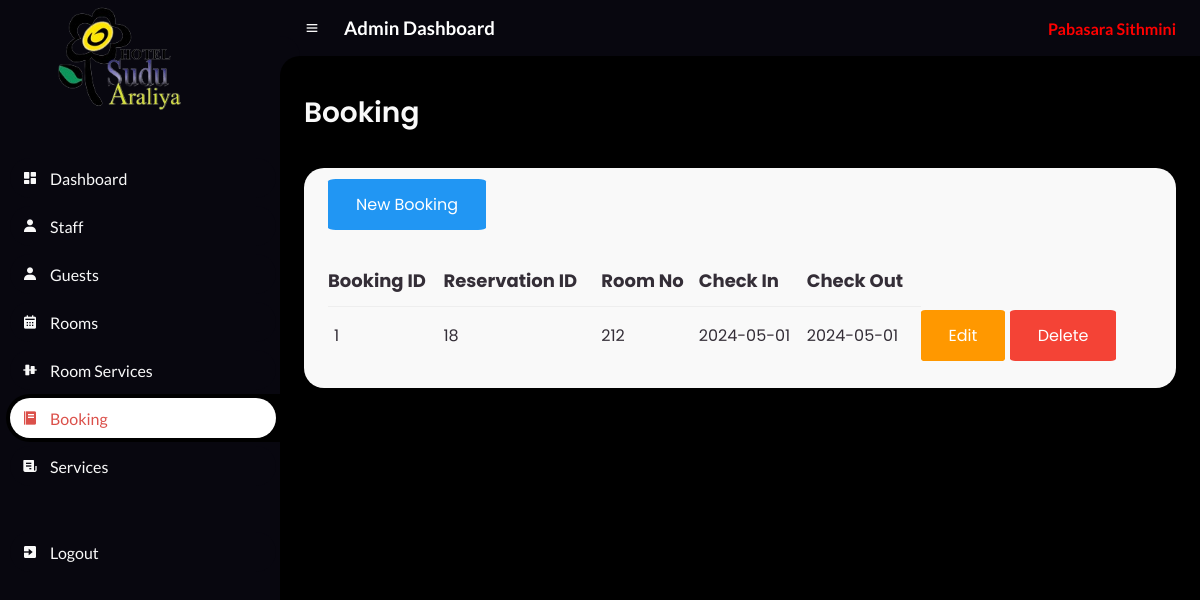
Page /Admin/Booking.php (signed in) on the committed database.
### tables this page shows
CREATE TABLE `booking` (
  `id` int(50) NOT NULL,
  `Reservation_ID` int(50) NOT NULL,
  `Room_No` int(50) NOT NULL,
  `Check_In_Date` date NOT NULL,
  `Check_Out_Date` date NOT NULL
);

### Admin/BookingBody.php (the view, shortened to what this page needs)
<main>
	<div class="head-title">
		<div class="left">
			<h1>Booking</h1>
		</div>
	</div>
	<div class="table-data">
		<div class="order">
        <a class="btn info" href="Booking_Create.php" role="button"> New Booking</a>
			<br><br><br>
			<table class="table">
				<thead>
					<tr>
						<th style="font-size: large;">Booking ID</th>
						<th style="font-size: large;">Reservation ID</th>
						<th style="font-size: large;">Room No</th>
						<th style="font-size: large;">Check In</th>
						<th style="font-size: large;">Check Out</th>
					</tr>
				</thead>
				<tbody>
					<?php
					$servername = "localhost";
					$username = "root";
					$password = "";
					$database = "hms";
					$connection = new mysqli($servername, $username, $password, $database);
					$sql = "SELECT * FROM booking";
					$result = $connection->query($sql);
					while ($row = $result->fetch_assoc()) {
						echo "
                    <tr>
                    <td>$row[id]</td>
                    <td>$row[Reservation_ID]</td>
                    <td>$row[Room_No]</td>
					<td>$row[Check_In_Date]</td>
					<td>$row[Check_In_Date]</td>
                    <td >
                        <a class='btn warning btn-sm' href='Booking_Edit.php?id=$row[id]'>Edit</a>
                        <a class='btn danger btn-sm' href='Booking_Delete.php?id=$row[id]'>Delete</a>
                    </td>
                </tr>
                    ";
					}
					?>
				</tbody>
			</table>
		</div>
	</div>
</main>

### Admin/css/style.css (style rules this page uses)
* { margin: 0; padding: 0; box-sizing: border-box; }
a { text-decoration: none; }
:root { --poppins: 'Poppins', sans-serif; --lato: 'Lato', sans-serif; --light: #F9F9F9; --blue: #3C91E6; --light-blue: #CFE8FF; --grey: #eee; --dark-grey: #AAAAAA; --dark: #342E37; --red: #DB504A; --yellow: #FFCE26; --light-yellow: #FFF2C6; --orange: #FD7238; --light-orange: #FFE0D3; --black: #000000; --light-black: #1b1a1a; --li-black: #6F6C6C ; --slow-black:#08070f ; --lime:lime; }
html { overflow-x: hidden; }
body { overflow-x: hidden; background-color: black; }
#content main { width: 100%; padding: 36px 24px; font-family: var(--poppins); max-height: calc(100vh - 56px); overflow-y: auto; }
#content main .head-title { display: flex; align-items: center; justify-content: space-between; grid-gap: 16px; flex-wrap: wrap; }
#content main .head-title .left h1 { font-size: 28px; font-weight: 600; margin-bottom: 10px; color: var(--light); }
#content main .table-data { display: flex; flex-wrap: wrap; grid-gap: 24px; margin-top: 24px; width: 100%; color: var(--dark); }
#content main .table-data > div { border-radius: 20px; background: var(--light); padding: 24px; overflow-x: auto; }
#content main .table-data .order { flex-grow: 1; flex-basis: 500px; }
#content main .table-data .order table { width: 100%; border-collapse: collapse; }
#content main .table-data .order table th { padding-bottom: 12px; font-size: 13px; text-align: left; border-bottom: 1px solid var(--grey); }
#content main .table-data .order table td { padding: 16px 0; }
#content main .table-data .order table tr td:first-child { display: flex; align-items: center; grid-gap: 12px; padding-left: 6px; }

### Admin/css/btn.css (style rules this page uses)
.btn { border: none; color: white; padding: 14px 28px; cursor: pointer; border-radius: 5%; }
.info { background-color: #2196F3; }
.warning { background-color: #ff9800; }
.danger { background-color: #f44336; }

### Admin/Included/navContainer.php (style rules this page uses)
* { text-decoration: none; }

### rows in the picture
booking: id "1", Reservation_ID "18", Room_No "212", Check_In_Date "2024-05-01"

### other values in the picture
$_SESSION['admin_name'] "Pabasara Sithmini"
